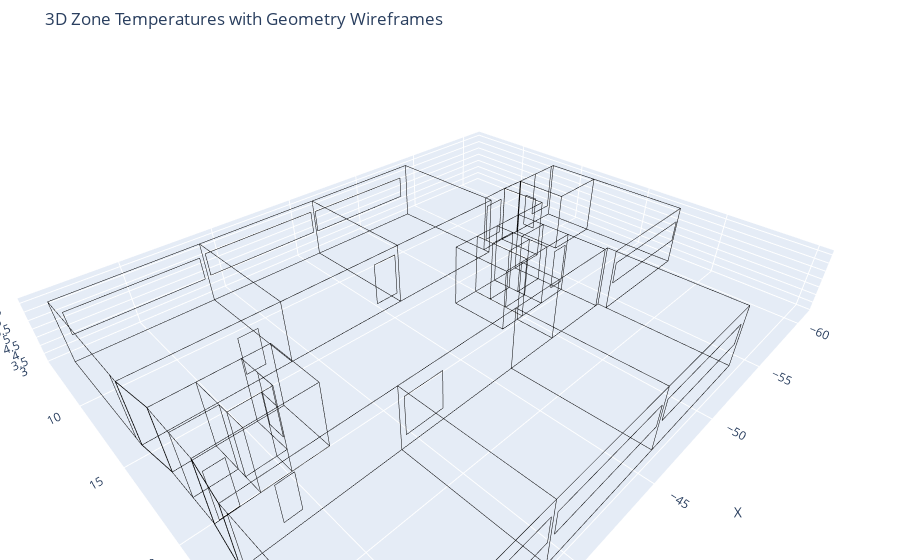

The notebook cell this image was saved under:
### Code cell
import pandas as pd
import plotly.graph_objects as go
from shapely import wkt
import numpy as np
from shapely import wkt
from shapely.geometry import Polygon, MultiPolygon
import plotly.graph_objects as go
import numpy as np

zone_temperatures = {}

for col in room_zone_columns:
    zone_name = col.split(":")[0].upper()  
    if col in df_plot.columns:
        zone_temperatures[zone_name] = df_plot[col].mean()

mesh_traces = []
wireframe_traces = []

def temperature_to_color(temp, min_temp=10, max_temp=35):
    t = np.clip((temp - min_temp) / (max_temp - min_temp), 0, 1)
    r, g, b = int(t * 255), 0, int((1 - t) * 255)
    return f'rgb({r},{g},{b})'

for _, row in df_building.iterrows():
    wkt_str = row.get("geometry_wkt")
    if not isinstance(wkt_str, str) or not wkt_str.strip():
        continue  # skip NaN or bad formats

    try:
        geom = wkt.loads(wkt_str)
    except Exception:
        continue

    geometries = []
    if isinstance(geom, Polygon):
        geometries = [geom]
    elif isinstance(geom, MultiPolygon):
        geometries = list(geom.geoms)
    else:
        continue

    for poly in geometries:
        if not poly.exterior:
            continue

        coords = list(poly.exterior.coords)
        x, y, z = zip(*coords)
        zone = row.get("zone_name", "UnassignedZone").upper()
        surface_type = row.get("thematic_surface", "").lower()

        temp = zone_temperatures.get(zone, 20)
        color = temperature_to_color(temp)

        # Show floor/ceiling with temperature color
        if surface_type in ["floor", "ceiling"]:
            mesh_traces.append(go.Mesh3d(
                x=x, y=y, z=z,
                color=color,
                opacity=0.85,
                name=f"{zone}",
                alphahull=0,
                showscale=False
            ))

        # Add wireframe for all surfaces
        wireframe_traces.append(go.Scatter3d(
            x=x, y=y, z=z,
            mode="lines",
            line=dict(color="black", width=1),
            showlegend=False
        ))

# Plot all
fig = go.Figure(data=mesh_traces + wireframe_traces)
fig.update_layout(
    title="3D Zone Temperatures with Geometry Wireframes",
    scene=dict(
        xaxis_title="X",
        yaxis_title="Y",
        zaxis_title="Z",
        aspectmode="data"
    ),
    legend=dict(
        orientation="h",
        y=-0.1,
        x=0.5,
        xanchor='center'
    ),
    margin=dict(l=0, r=0, t=50, b=0)
)
fig.show()
